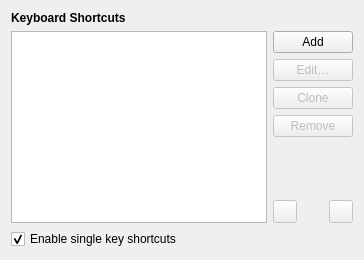
     <widget class="QWidget" name="keyboardPage">
      <layout class="QVBoxLayout" name="keyboardPageLayout">
       <item>
        <widget class="QLabel" name="keyboardHeader">
         <property name="font">
          <font>
           <weight>75</weight>
           <bold>true</bold>
          </font>
         </property>
         <property name="text">
          <string>Keyboard Shortcuts</string>
         </property>
        </widget>
       </item>
       <item>
        <layout class="QHBoxLayout" name="keyboardProfilesLayout" stretch="1,0">
         <item>
          <widget class="Otter::ItemViewWidget" name="keyboardViewWidget">
           <property name="dragEnabled">
            <bool>true</bool>
           </property>
           <property name="dragDropOverwriteMode">
            <bool>false</bool>
           </property>
           <property name="dragDropMode">
            <enum>QAbstractItemView::InternalMove</enum>
           </property>
           <property name="defaultDropAction">
            <enum>Qt::MoveAction</enum>
           </property>
           <property name="alternatingRowColors">
            <bool>true</bool>
           </property>
           <property name="selectionMode">
            <enum>QAbstractItemView::SingleSelection</enum>
           </property>
           <property name="selectionBehavior">
            <enum>QAbstractItemView::SelectRows</enum>
           </property>
           <attribute name="headerVisible">
            <bool>false</bool>
           </attribute>
          </widget>
         </item>
         <item>
          <layout class="QVBoxLayout" name="keyboardButtonsLayout" stretch="0,0,0,0,1,0">
           <item>
            <widget class="QPushButton" name="keyboardAddButton">
             <property name="text">
              <string>Add</string>
             </property>
            </widget>
           </item>
           <item>
            <widget class="QPushButton" name="keyboardEditButton">
             <property name="enabled">
              <bool>false</bool>
             </property>
             <property name="text">
              <string>Edit…</string>
             </property>
            </widget>
           </item>
           <item>
            <widget class="QPushButton" name="keyboardCloneButton">
             <property name="enabled">
              <bool>false</bool>
             </property>
             <property name="text">
              <string>Clone</string>
             </property>
            </widget>
           </item>
           <item>
            <widget class="QPushButton" name="keyboardRemoveButton">
             <property name="enabled">
              <bool>false</bool>
             </property>
             <property name="text">
              <string>Remove</string>
             </property>
            </widget>
           </item>
           <item>
            <spacer name="keyboardSpacer">
             <property name="orientation">
              <enum>Qt::Vertical</enum>
             </property>
            </spacer>
           </item>
           <item>
            <layout class="QHBoxLayout" name="keyboardMoveButtonsLayout" stretch="0,1,0">
             <item>
              <widget class="QToolButton" name="keyboardMoveUpButton">
               <property name="enabled">
                <bool>false</bool>
               </property>
               <property name="toolTip">
                <string>Move Up</string>
               </property>
              </widget>
             </item>
             <item>
              <spacer name="keyboardMoveButtonsSpacer">
               <property name="orientation">
                <enum>Qt::Horizontal</enum>
               </property>
               <property name="sizeType">
                <enum>QSizePolicy::Minimum</enum>
               </property>
              </spacer>
             </item>
             <item>
              <widget class="QToolButton" name="keyboardMoveDownButton">
               <property name="enabled">
                <bool>false</bool>
               </property>
               <property name="toolTip">
                <string>Move Down</string>
               </property>
              </widget>
             </item>
            </layout>
           </item>
          </layout>
         </item>
        </layout>
       </item>
       <item>
        <widget class="QCheckBox" name="keyboardEnableSingleKeyShortcutsCheckBox">
         <property name="text">
          <string>Enable single key shortcuts</string>
         </property>
         <property name="checked">
          <bool>true</bool>
         </property>
        </widget>
       </item>
      </layout>
     </widget>
